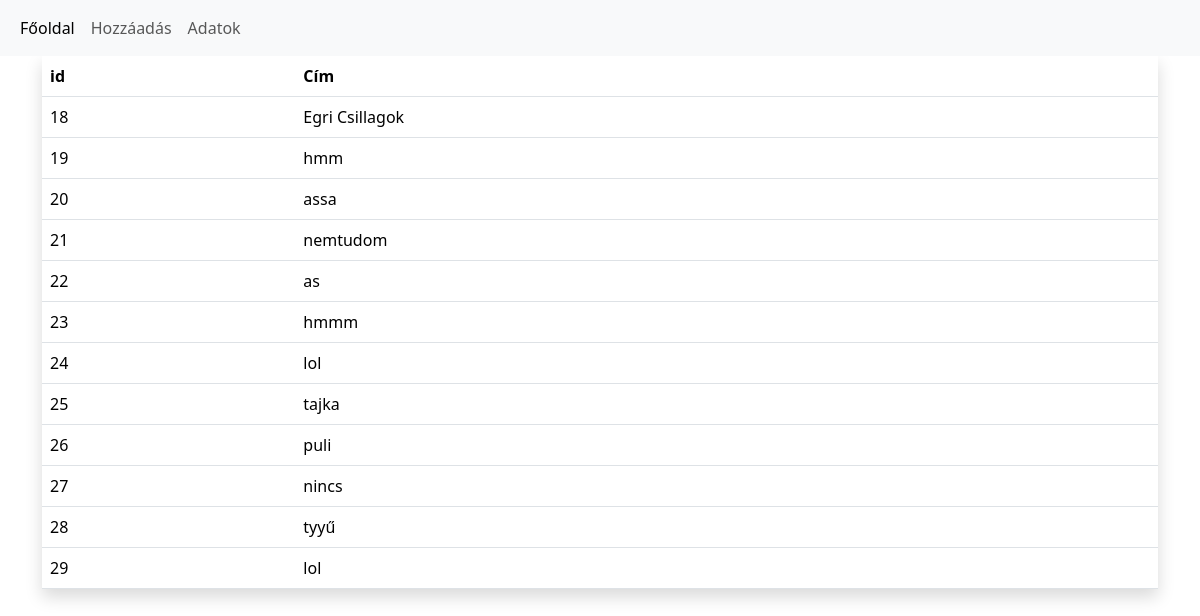
Before: /konyvek/ with the older database file.
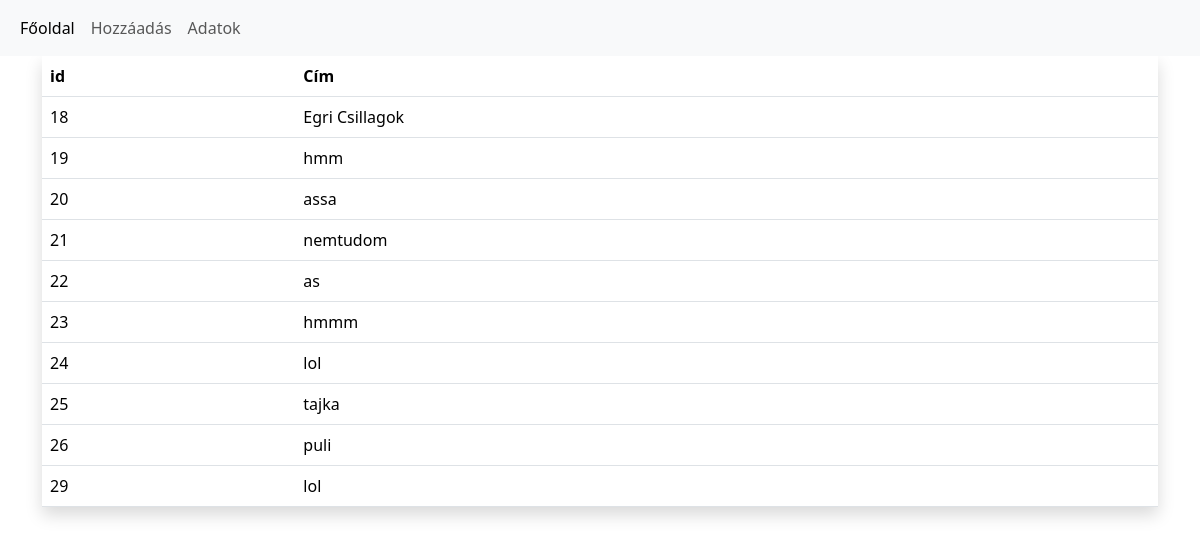
After: the same page with the newer database file.
### alkalmazas/models.py (models this page shows, shortened)
class Konyvek(models.Model):
    cim = models.CharField(max_length=100)
    szerzok = models.ManyToManyField(Szerzok, related_name="konyvek")
    mufajok = models.ManyToManyField(Mufajok, related_name="konyvek")
    kiadas_eve = models.CharField(max_length=20,blank=True)
    kiado = models.CharField(max_length=100, null=True, blank=True)
    nyelv = models.CharField(max_length=50, null=True, blank=True)
    oldalszam = models.CharField(max_length=20, blank=True)
    kotes_tipus = models.CharField(max_length=50, null=True, blank=True)
    leiras = models.TextField(null=True, blank=True)
    boritokep = models.ImageField(upload_to='borito_kepek/', null=True, blank=True)
    class Meta:
        verbose_name_plural = "Konyvek"

### alkalmazas/views.py (the view)
# urls.py: path('konyvek/', konyvek, name='konyvek'),
def konyvek(request):
    konyvek = Konyvek.objects.all()
    return render(request, 'konyvek.html', {'konyvek': konyvek})

### alkalmazas/templates/konyvek.html
{% extends "base.html" %}
{% block tartalom %}
    <table class="table shadow">
        <thead>
            <tr>
                <th>id</th>
                <th>Cím</th>
            </tr>
        </thead>
        <tbody>
            {% for konyv in konyvek %}
                <tr>
                    <td>{{ konyv.id }}</td>
                    <td>{{ konyv.cim }}</td>
                </tr>
            {% endfor %}
        </tbody>
    </table>
{% endblock tartalom %}

Changed rows visible on the page:
removed Konyvek: id "27", cim "nincs"
removed Konyvek: id "28", cim "tyyű"
